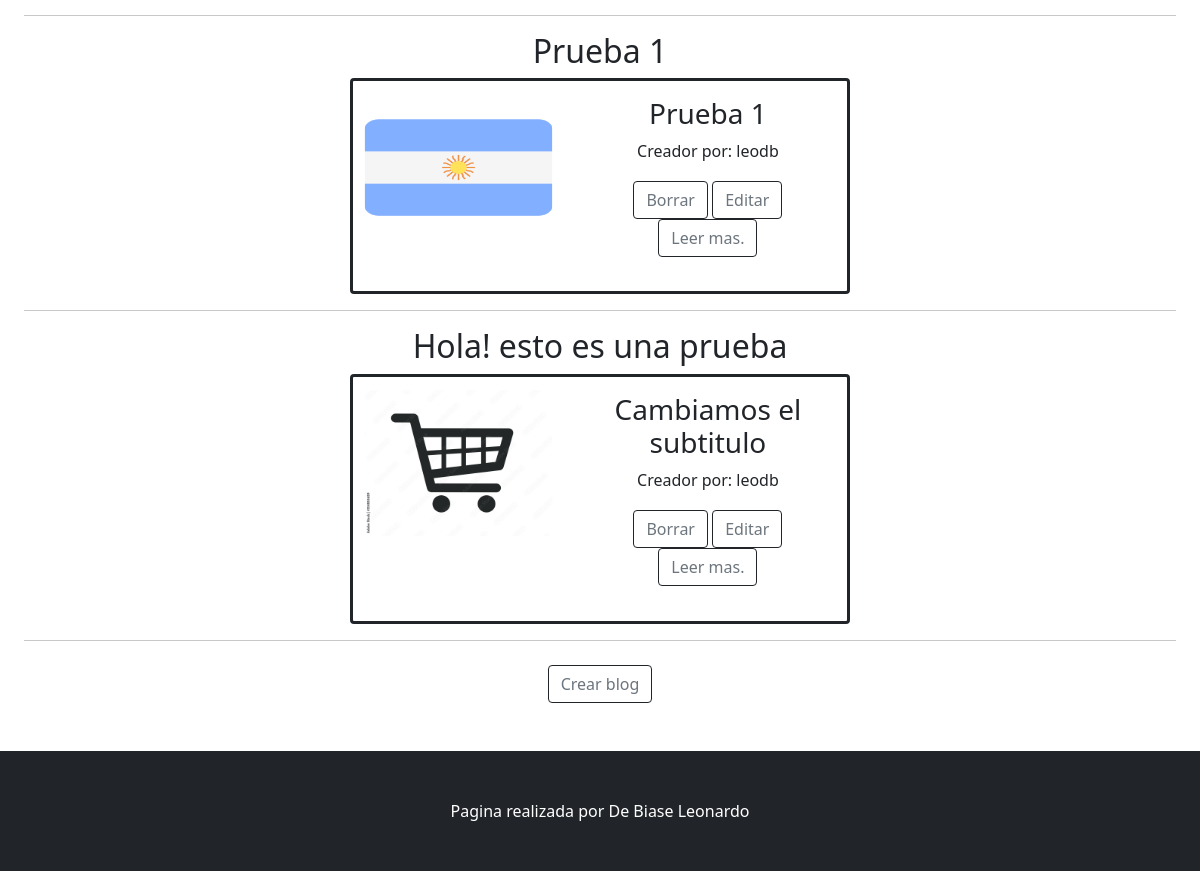
Before: /pages (signed in, lower part) with the older database file.
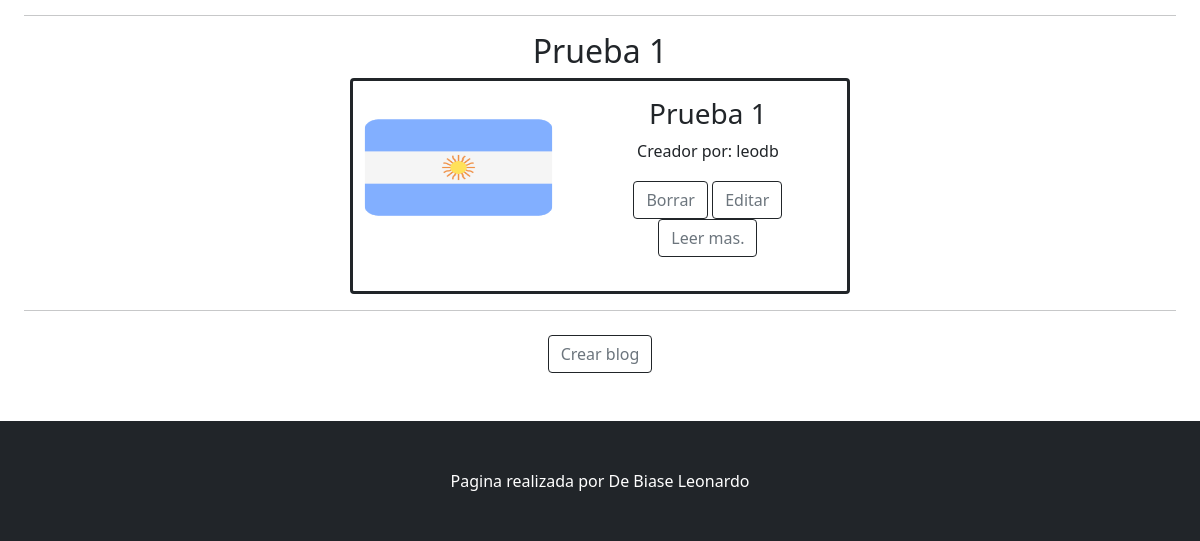
After: the same page with the newer database file.
### App/models.py (models this page shows, shortened)
class Blog(models.Model):
    titulo = models.CharField(max_length=40)
    creador = models.CharField(max_length=40,blank=True)
    contenido = RichTextField()
    creacion = models.DateField(auto_now=True)
    foto = models.ImageField(upload_to="avatars", null=True, blank = True)
    subtitulo = models.CharField(max_length=40)

### App/views.py (the view, shortened to what this page needs)
# urls.py: path("pages", views.leer_blogs, name="LeerBlogs"),
def leer_blogs(request):
    avatares = Avatar.objects.filter(user_id=request.user.username)
    blogs = Blog.objects.all()
    if request.user.is_authenticated:
        if len(blogs) == 0:
            mensaje = "No hay blogs, disculpe las molestias. Para crear el primero ingrese al sigueinte link."
            return render(request, "App/no_blogs.html", {"mensaje": mensaje, "fotoAvatar": avatares[0].imagen.url})
        else:
            contexto = {"blogs":blogs, "fotoAvatar": avatares[0].imagen.url}
            return render (request, "App/blogs.html", contexto)

### App/templates/App/BLOGS.html (shortened to what this page needs)
{% extends 'App/padre.html' %}
{% load static %}
{% block cambiante %}
<div style="margin: 2%;">
{% for p in blogs %}
<div class="container bcontent  ">
    <h2>{{p.titulo}}</h2>
    <div class="card border border-3 border-dark" style="width: 500px;">
        <div class="row no-gutters">
            <div class="col-sm-5">
                <img class="card-img" src="{{p.foto.url}}" width="50px" height="150px" style="padding: 1%; margin-top: 6%; margin-left: 5%;">
            </div>
            <div class="col-sm-7">
                <div class="card-body">
                    <h3 class="card-title">{{p.subtitulo}}</h3>
                    <p class="card-text">Creador por: {{p.creador}}</p>
                        <div style="padding: 1%;">
                                <a class="btn btn-outline-secondary border-dark" href="{% url 'BorrarBlog' p.id%}">Borrar</a>
                                <a class="btn btn-outline-secondary border-dark" href="{% url 'EditarBlog' p.id%}">Editar</a>
                                <a class="btn btn-outline-secondary border-dark" href="{% url 'BlogEspecifico' p.id%}">Leer mas.</a>
                        </div>
                </div>
            </div>
        </div>
    </div>
</div>
<hr />
{% endfor %}
</div>
{% if request.user.is_authenticated %}
<div>
    <p><a class="btn btn-outline-secondary border-dark" href="{% url 'CrearBlog' %}">Crear blog</a></p>
    </div>
{% endif %}
{% endblock cambiante %}

### App/templates/App/padre.html (shortened to what this page needs)
<!DOCTYPE html>
<html lang="en">
    <head>
        {% load static %}
        <link href="https://cdn.jsdelivr.net/npm/bootstrap@5.0.2/dist/css/bootstrap.min.css" rel="stylesheet">
        <link href="{% static 'App/css/styles.css'%}" rel="stylesheet" />
    </head>
    <body>
        <center class="mb-5">
            {% block cambiante %}
            {% endblock cambiante %}
        </center>
        <footer class="py-5 bg-dark">
            <div class="container"><p class="m-0 text-center text-white">Pagina realizada por De Biase Leonardo</p></div>
        </footer>
    </body>
</html>

Changed rows visible on the page:
removed Blog: titulo "Hola! esto es una prueba", foto (picture), subtitulo "Cambiamos el subtitulo", creador "leodb"
